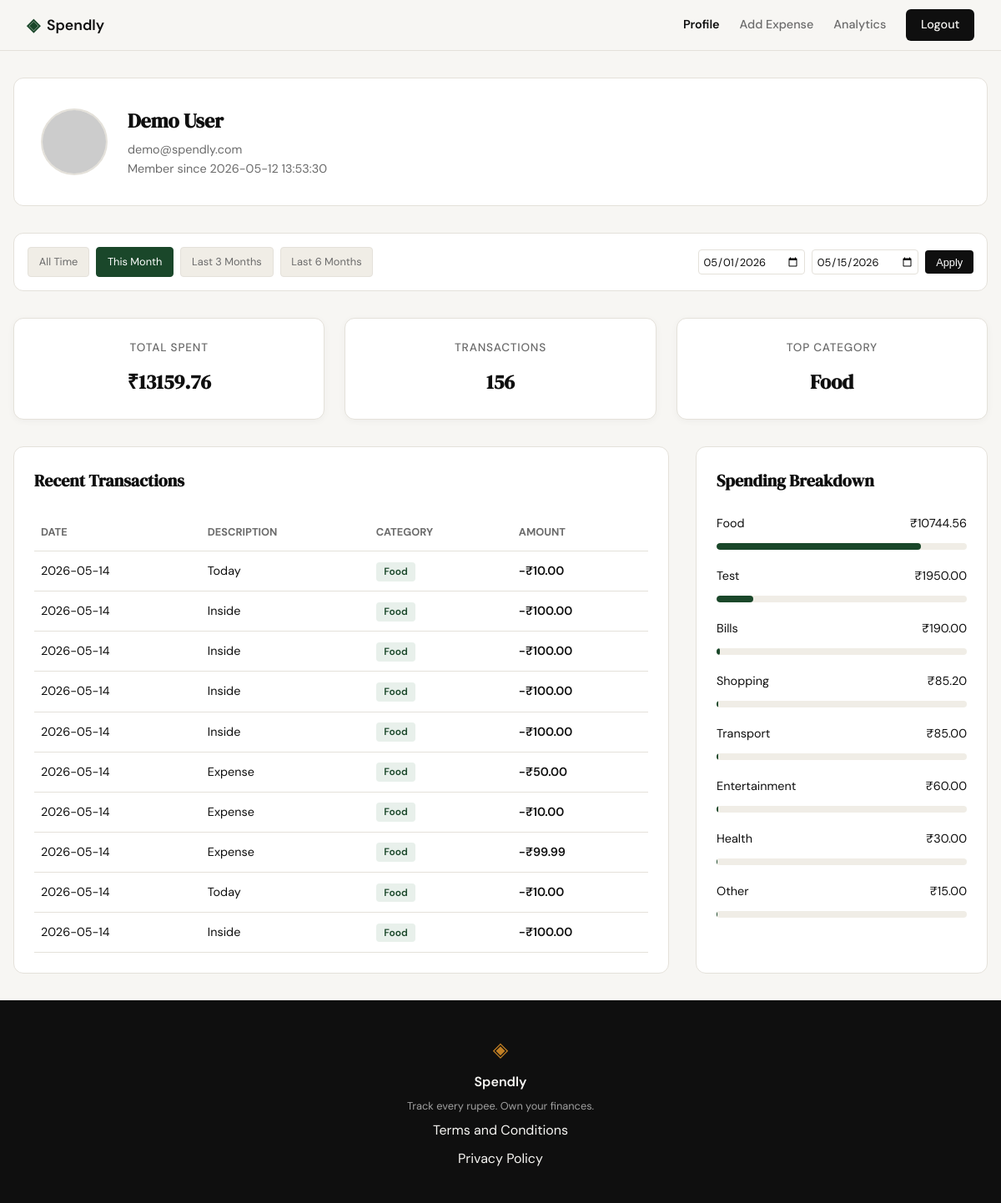
The app's page /profile?date_from=2026-05-01&date_to=2026-05-15 (signed in), older data.
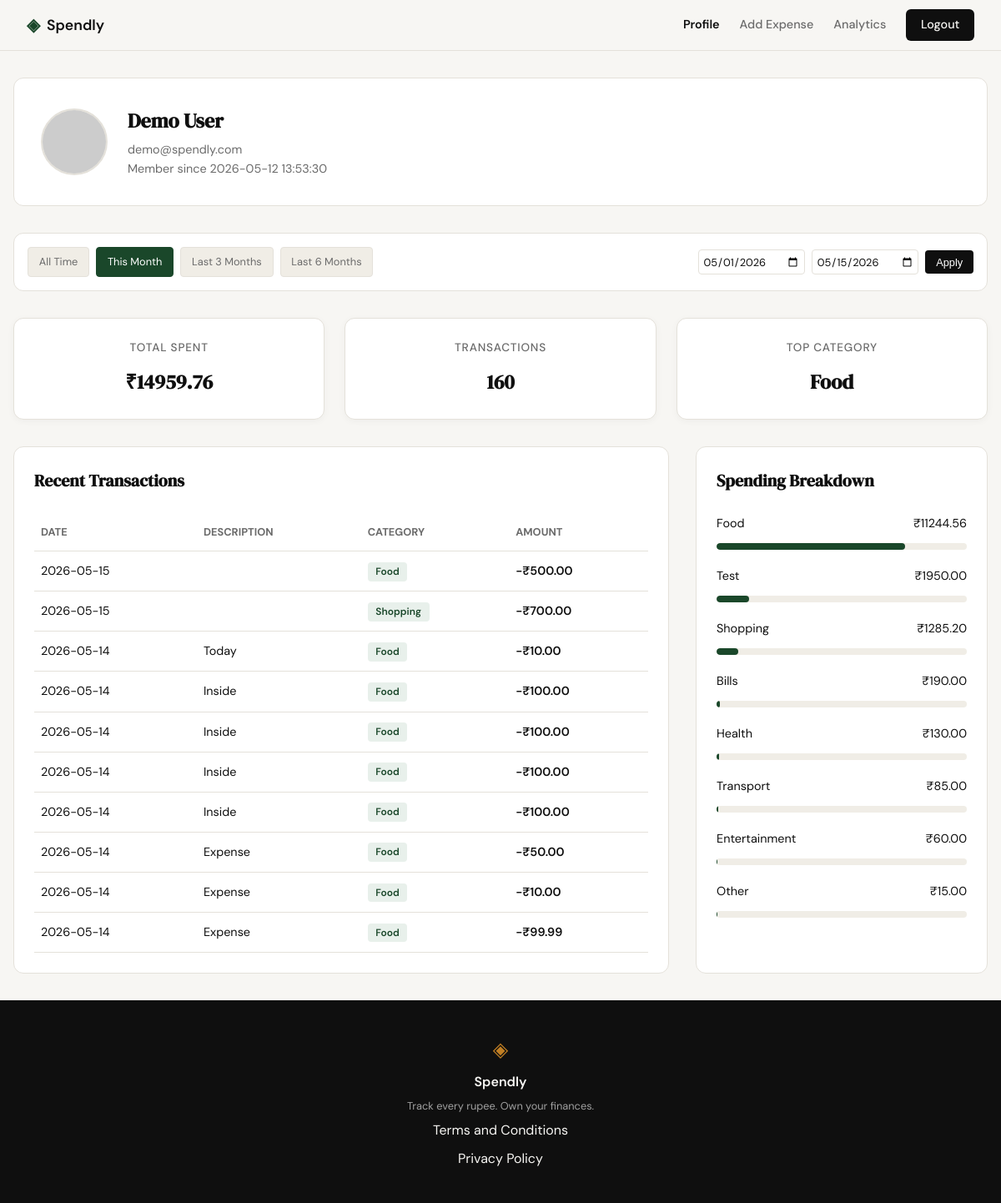
The same page, newer data.
### tables this page shows
CREATE TABLE users (
            id INTEGER PRIMARY KEY AUTOINCREMENT,
            name TEXT NOT NULL,
            email TEXT UNIQUE NOT NULL,
            password_hash TEXT NOT NULL,
            created_at TEXT DEFAULT (datetime('now'))
        );

CREATE TABLE expenses (
            id INTEGER PRIMARY KEY AUTOINCREMENT,
            user_id INTEGER NOT NULL,
            amount REAL NOT NULL,
            category TEXT NOT NULL,
            date TEXT NOT NULL,
            description TEXT,
            created_at TEXT DEFAULT (datetime('now')),
            FOREIGN KEY (user_id) REFERENCES users (id)
        );

### app.py (the view)
@app.route("/profile")
@login_required
def profile():
    user_id = session.get("user_id")
    date_from = request.args.get("date_from")
    date_to = request.args.get("date_to")
    def validate_date(d):
        if not d: return None
        try:
            return datetime.strptime(d, "%Y-%m-%d").date().isoformat()
        except ValueError:
            return None
    date_from = validate_date(date_from)
    date_to = validate_date(date_to)
    if date_from and date_to and date_from > date_to:
        flash("Start date must be before end date.")
        date_from = date_to = None
    db = get_db()
    user_row = db.execute(
        "SELECT name, email, created_at FROM users WHERE id = ?",
        (user_id,)
    ).fetchone()
    stats_row = get_summary_stats(user_id, date_from, date_to)
    total_spent_val = stats_row["total_spent"] if stats_row and stats_row["total_spent"] is not None else 0.0
    transaction_count = stats_row["transaction_count"] if stats_row else 0
    categories_rows = get_category_breakdown(user_id, date_from, date_to)
    category_breakdown = []
    top_category = "N/A"
    for i, row in enumerate(categories_rows):
        category = row["category"]
        amount = row["total"]
        percentage = (amount / total_spent_val * 100) if total_spent_val > 0 else 0
        if i == 0:
            top_category = category
        category_breakdown.append({
            "category": category,
            "amount": f"₹{amount:.2f}",
            "percentage": round(percentage, 1)
        })
    transactions_rows = get_recent_transactions(user_id, date_from=date_from, date_to=date_to)
    user_profile = {
        "user": {
            "name": user_row["name"],
            "email": user_row["email"],
            "join_date": user_row["created_at"],
            "avatar": f"https://api.dicebear.com/7.x/avataaars/svg?seed={user_row['name']}"
        },
        "stats": {
            "total_spent": f"₹{total_spent_val:.2f}",
            "transaction_count": transaction_count,
            "top_category": top_category
        },
        "category_breakdown": category_breakdown,
        "transactions": [
            {
                "date": row["date"],
                "description": row["description"],
                "category": row["category"],
                "amount": f"-₹{row['amount']:.2f}"
            }
            for row in transactions_rows
        ]
    }
    today = date.today()
    this_month_start = today.replace(day=1).isoformat()
    this_month_end = today.isoformat()
    last_3m_start = (today - relativedelta(months=3)).isoformat()
    last_3m_end = today.isoformat()
    last_6m_start = (today - relativedelta(months=6)).isoformat()
    last_6m_end = today.isoformat()
    return render_template(
        "profile.html",
        profile=user_profile,
        date_from=date_from,
        date_to=date_to,
        this_month_start=this_month_start,
        this_month_end=this_month_end,
        last_3m_start=last_3m_start,
        last_3m_end=last_3m_end,
        last_6m_start=last_6m_start,
        last_6m_end=last_6m_end
    )

### app.py (called while the page is built)
def login_required(f):
    @wraps(f)
    def decorated_function(*args, **kwargs):
        if session.get("user_id") is None:
            return redirect(url_for("login"))
        return f(*args, **kwargs)
    return decorated_function

### database/db.py (called while the page is built)
def get_db():
    if 'db' not in g:
        g.db = sqlite3.connect(current_app.config['DATABASE'])
        g.db.row_factory = sqlite3.Row
        g.db.execute("PRAGMA foreign_keys = ON")
    return g.db

### database/queries.py (called while the page is built)
def get_summary_stats(user_id, date_from=None, date_to=None):
    db = get_db()
    query = "SELECT SUM(amount) as total_spent, COUNT(id) as transaction_count FROM expenses WHERE user_id = ?"
    params = [user_id]
    if date_from and date_to:
        query += " AND date BETWEEN ? AND ?"
        params.extend([date_from, date_to])
    row = db.execute(query, params).fetchone()
    return row

def get_recent_transactions(user_id, limit=10, date_from=None, date_to=None):
    db = get_db()
    query = "SELECT date, description, category, amount FROM expenses WHERE user_id = ?"
    params = [user_id]
    if date_from and date_to:
        query += " AND date BETWEEN ? AND ?"
        params.extend([date_from, date_to])
    query += " ORDER BY date DESC LIMIT ?"
    params.append(limit)
    rows = db.execute(query, params).fetchall()
    return rows

def get_category_breakdown(user_id, date_from=None, date_to=None):
    db = get_db()
    query = "SELECT category, SUM(amount) as total FROM expenses WHERE user_id = ?"
    params = [user_id]
    if date_from and date_to:
        query += " AND date BETWEEN ? AND ?"
        params.extend([date_from, date_to])
    query += " GROUP BY category ORDER BY total DESC"
    rows = db.execute(query, params).fetchall()
    return rows

### templates/profile.html (shortened to what this page needs)
{% extends "base.html" %}
{% block content %}
<link rel="stylesheet" href="{{ url_for('static', filename='css/profile.css') }}">
<div class="profile-container">
    <div class="profile-header-card">
        <img src="{{ profile.user.avatar }}" alt="User Avatar" class="profile-avatar">
        <div class="profile-info">
            <h2>{{ profile.user.name }}</h2>
            <p>{{ profile.user.email }}</p>
            <p>Member since {{ profile.user.join_date }}</p>
        </div>
    </div>
    <div class="filter-bar">
        <div class="filter-presets">
            <a href="{{ url_for('profile', date_from='', date_to='') }}"
               class="preset-btn {{ 'active' if not date_from and not date_to }}">All Time</a>
            <a href="{{ url_for('profile', date_from=this_month_start, date_to=this_month_end) }}"
               class="preset-btn {{ 'active' if date_from == this_month_start and date_to == this_month_end }}">This Month</a>
            <a href="{{ url_for('profile', date_from=last_3m_start, date_to=last_3m_end) }}"
               class="preset-btn {{ 'active' if date_from == last_3m_start and date_to == last_3m_end }}">Last 3 Months</a>
            <a href="{{ url_for('profile', date_from=last_6m_start, date_to=last_6m_end) }}"
               class="preset-btn {{ 'active' if date_from == last_6m_start and date_to == last_6m_end }}">Last 6 Months</a>
        </div >
        <form class="custom-range" method="GET" action="{{ url_for('profile') }}">
            <input type="date" name="date_from" value="{{ date_from or '' }}" placeholder="From">
            <input type="date" name="date_to" value="{{ date_to or '' }}" placeholder="To">
            <button type="submit" class="apply-btn">Apply</button>
        </form>
    </div>
    <div class="stats-grid">
        <div class="stat-card">
            <span class="stat-label">Total Spent</span>
            <span class="stat-value">{{ profile.stats.total_spent }}</span>
        </div>
        <div class="stat-card">
            <span class="stat-label">Transactions</span>
            <span class="stat-value">{{ profile.stats.transaction_count }}</span>
        </div>
        <div class="stat-card">
            <span class="stat-label">Top Category</span>
            <span class="stat-value">{{ profile.stats.top_category }}</span>
        </div>
    </div>
    <div class="dashboard-grid">
        <div class="data-card">
            <h3 class="card-title">Recent Transactions</h3>
            <table class="transaction-table">
                <thead>
                    <tr>
                        <th>Date</th>
                        <th>Description</th>
                        <th>Category</th>
                        <th>Amount</th>
                    </tr>
                </thead>
                <tbody>
                    {% for tx in profile.transactions %}
                    <tr>
                        <td>{{ tx.date }}</td>
                        <td>{{ tx.description }}</td>
                        <td><span class="category-badge">{{ tx.category }}</span></td>
                        <td class="amount-neg">{{ tx.amount }}</td>
                    </tr>
                    {% endfor %}
                </tbody>
            </table>
        </div>
        <div class="data-card">
            <h3 class="card-title">Spending Breakdown</h3>
            <div class="category-list">
                {% for cat in profile.category_breakdown %}
                <div class="category-item">
                    <div class="category-info">
                        <span>{{ cat.category }}</span>
                        <span>{{ cat.amount }}</span>
                    </div>
                    <div class="category-bar-container">
                        <div class="category-bar" style="width: {{ cat.percentage }}%;"></div>
                    </div>
                </div>
                {% endfor %}
            </div>
        </div>
    </div>
</div>
{% endblock %}

### templates/base.html (shortened to what this page needs)
<!DOCTYPE html>
<html lang="en">
<head>
    <link rel="stylesheet" href="{{ url_for('static', filename='css/style.css') }}">
</head>
<body>
    <nav class="navbar">
        <div class="nav-inner">
            <a href="{{ url_for('landing') }}" class="nav-brand">
                <span class="brand-icon">◈</span>
                <span class="brand-name">Spendly</span>
            </a>
            <div class="nav-links">
                {% if session.get('user_id') %}
                    <a href="{{ url_for('profile') }}" class="{{ 'active' if request.endpoint == 'profile' }}">Profile</a>
                    <a href="{{ url_for('add_expense') }}" class="{{ 'active' if request.endpoint == 'add_expense' }}">Add Expense</a>
                    <a href="{{ url_for('analytics') }}" class="{{ 'active' if request.endpoint == 'analytics' }}">Analytics</a>
                    <a href="{{ url_for('logout') }}" class="nav-cta">Logout</a>
                {% else %}
                    <a href="{{ url_for('login') }}">Sign in</a>
                    <a href="{{ url_for('register') }}" class="nav-cta">Get started</a>
                {% endif %}
            </div>
        </div>
    </nav>
    <main class="main-content">
        {% block content %}{% endblock %}
    </main>
    <footer class="footer">
        <div class="footer-inner">
            <span class="brand-icon">◈</span>
            <span class="footer-name">Spendly</span>
            <p class="footer-copy">Track every rupee. Own your finances.</p>
            <div class="footer-links" style="display: flex; flex-direction: column; gap: 8px;">
                <a href="{{ url_for('terms') }}">Terms and Conditions</a>
                <a href="{{ url_for('privacy') }}">Privacy Policy</a>
            </div>
        </div>
    </footer>
</body>
</html>

### static/css/style.css (style rules this page uses)
:root { --ink: #0f0f0f; --ink-soft: #2d2d2d; --ink-muted: #6b6b6b; --ink-faint: #a0a0a0; --paper: #f7f6f3; --paper-warm: #f0ede6; --paper-card: #ffffff; --accent: #1a472a; --accent-light: #e8f0eb; --accent-2: #c17f24; --accent-2-light: #fdf3e3; --danger: #c0392b; --danger-light: #fdecea; --border: #e4e1da; --border-soft: #eeebe4; --font-display: 'DM Serif Display', Georgia, serif; --font-body: 'DM Sans', system-ui, sans-serif; --max-width: 1200px; --auth-width: 440px; --radius-sm: 6px; --radius-md: 12px; --radius-lg: 20px; }
*, *::before, *::after { box-sizing: border-box; margin: 0; padding: 0; }
html { font-size: 16px; scroll-behavior: smooth; }
body { background: var(--paper); color: var(--ink); font-family: var(--font-body); font-size: 1rem; line-height: 1.6; -webkit-font-smoothing: antialiased; }
a { color: inherit; text-decoration: none; }
.navbar { position: sticky; top: 0; z-index: 100; background: var(--paper); border-bottom: 1px solid var(--border); padding: 0 2rem; }
.nav-inner { max-width: var(--max-width); margin: 0 auto; height: 60px; display: flex; align-items: center; justify-content: space-between; }
.nav-brand { display: flex; align-items: center; gap: 0.5rem; font-family: var(--font-body); font-weight: 600; font-size: 1.1rem; color: var(--ink); }
.brand-icon { color: var(--accent); font-size: 1.3rem; }
.brand-name { color: var(--ink); }
.nav-links { display: flex; align-items: center; gap: 1.5rem; font-size: 0.9rem; font-weight: 500; }
.nav-links a { color: var(--ink-muted); transition: color 0.2s; }
.nav-links a.active { color: var(--ink); font-weight: 600; }
.nav-cta { background: var(--ink) !important; color: var(--paper) !important; padding: 0.45rem 1.1rem; border-radius: var(--radius-sm); transition: background 0.2s !important; }
.main-content { min-height: calc(100vh - 60px - 100px); }
.stat-card { background: var(--paper-card); border-radius: var(--radius-md); padding: 1rem; display: flex; flex-direction: column; gap: 0.25rem; box-shadow: 0 2px 8px rgba(0,0,0,0.04); }
.stat-label { font-size: 0.7rem; font-weight: 500; color: var(--ink-muted); text-transform: uppercase; letter-spacing: 0.04em; }
.stat-value { font-family: var(--font-display); font-size: 1.1rem; color: var(--ink); }
.category-bar { height: 100%; border-radius: 999px; transition: width 0.6s ease; }
.footer { background: var(--ink); color: var(--paper); padding: 2.5rem 2rem; text-align: center; }
.footer-inner { display: flex; flex-direction: column; align-items: center; gap: 0.4rem; }
.footer .brand-icon { color: var(--accent-2); font-size: 1.5rem; }
.footer-name { font-weight: 600; font-size: 1rem; }
.footer-copy { font-size: 0.8rem; color: var(--ink-faint); }

### static/css/profile.css (style rules this page uses)
.filter-bar { background: var(--paper-card); border: 1px solid var(--border); border-radius: var(--radius-md); padding: 1rem; margin-bottom: 2rem; display: flex; flex-wrap: wrap; align-items: center; justify-content: space-between; gap: 1rem; }
.filter-presets { display: flex; gap: 0.5rem; flex-wrap: wrap; }
.preset-btn { padding: 0.4rem 0.8rem; border: 1px solid var(--border); border-radius: 4px; background: var(--paper-warm); color: var(--ink-muted); text-decoration: none; font-size: 0.8rem; transition: all 0.2s ease; }
.preset-btn.active { background: var(--accent); color: white; border-color: var(--accent); }
.custom-range { display: flex; align-items: center; gap: 0.5rem; }
.custom-range input { padding: 0.3rem; border: 1px solid var(--border); border-radius: 4px; font-size: 0.8rem; color: var(--ink); background-color: var(--paper-card); font-family: inherit; }
.apply-btn { padding: 0.4rem 0.8rem; background: var(--ink); color: white; border: none; border-radius: 4px; cursor: pointer; font-size: 0.8rem; }

Row changes from the older to the newer data that the page shows:
no longer on this page (row unchanged): expenses: date "2026-05-14", description "Today", category "Food", amount "-₹10.00"
no longer on this page (row unchanged): expenses: date "2026-05-14", description "Inside", category "Food", amount "-₹100.00"
added expenses: date "2026-05-15", category "Food", amount "-₹500.00"
added expenses: date "2026-05-15", category "Shopping", amount "-₹700.00"
Text that changed along with them:
{{ profile.stats.total_spent }}: "₹13159.76" → "₹14959.76"
{{ profile.stats.transaction_count }}: "156" → "160"
{{ cat.percentage }}: 14.8 → 13.0 (drawn)
new list line: "Food ₹11244.56"
new list line: "Shopping ₹1285.20"
new list line: "Health ₹130.00"
list line gone: "Food ₹10744.56"
list line gone: "Shopping ₹85.20"
list line gone: "Health ₹30.00"
